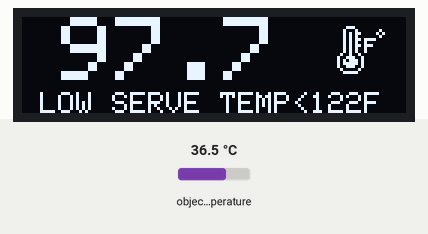
A sketch run on a simulated Arduino Uno, built with avr-gcc and run on an emulated ATmega328P. Shown: 128×32 one-colour display. The test bench sets the inputs (shaded band); at power-on: object temperature 36.5 °C.

Above: at 1.3 s.
1.4 s: object temperature set to 20 °C
At 2.7 s:
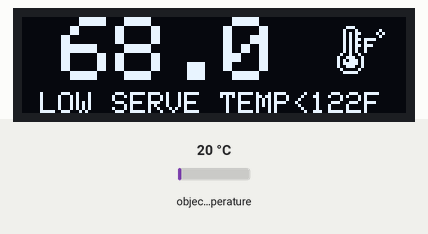
3.1 s: object temperature set to 26 °C
At 4.3 s:
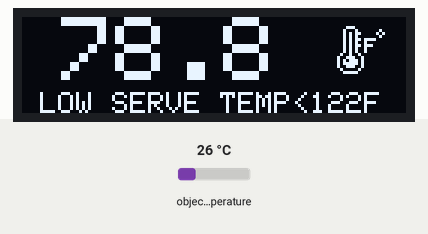
4.6 s: object temperature set to 32 °C
At 5.3 s:
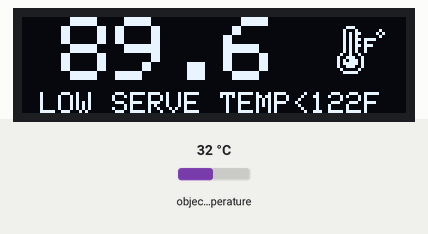
Timing chart, 0 to 7.6 s (numbered marks = the images above; inputs shaded):
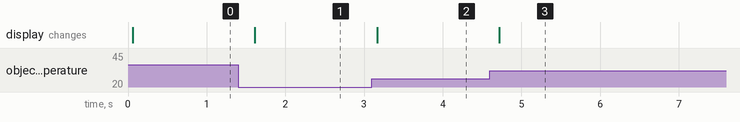

The sketch:

Infrared_Temp_Ring_F_Food.ino
```cpp
#include <Wire.h>
#include <Adafruit_MLX90614.h>
#include <Adafruit_GFX.h>
#include <Adafruit_SSD1306.h>
#define SCREEN_WIDTH 128 // OLED display width, in pixels
#define SCREEN_HEIGHT 32 // OLED display height, in pixels
#define OLED_RESET -1 // Reset pin # (or -1 if sharing Arduino reset pin)
Adafruit_SSD1306 display(SCREEN_WIDTH, SCREEN_HEIGHT, &Wire, OLED_RESET); //Declaring the display name (display)
Adafruit_MLX90614 mlx = Adafruit_MLX90614();
static const unsigned char PROGMEM image_weather_temperature_f_bits[] = {0x1c,0x00,0x22,0x02,0x2b,0x05,0x2a,0x02,0x2b,0x78,0x2a,0x40,0x2b,0x70,0x2a,0x40,0x2a,0x40,0x49,0x00,0x9c,0x80,0xae,0x80,0xbe,0x80,0x9c,0x80,0x41,0x00,0x3e,0x00};
void setup() {
mlx.begin();
display.begin(SSD1306_SWITCHCAPVCC, 0x3C); //Start the OLED display
display.clearDisplay();
display.display();
}
void loop() {
  float foodTTemperature = mlx.readObjectTempF();
  display.clearDisplay();
  if (foodTTemperature < 122) // Put the minimum temp
{    display.setTextSize(1);
    display.setTextColor(SSD1306_WHITE);
    display.setCursor(6, 25);
    display.print("LOW SERVE TEMP<122F");
  } else if (foodTTemperature >= 122 && foodTTemperature <= 140) //Put the Good and to hot temp
{
    display.setTextSize(1);
    display.setTextColor(SSD1306_WHITE);
    display.setCursor(6, 25);
    display.print("GOOD SERVE TEMP>122F");
  } else
{
    display.setTextSize(1);
    display.setTextColor(SSD1306_WHITE);
    display.setCursor(6, 25);
    display.print("HIGH SERVE TEMP>140F");
  }
  display.drawBitmap(105, 3, image_weather_temperature_f_bits, 16, 16, 1);
  display.setTextSize(3);
  display.setTextColor(SSD1306_WHITE);
  display.setCursor(13, 0);
  display.print(foodTTemperature,1);
  display.display();
  delay(500);  // Update every second
}
```

Measured:
- after the input at 1.4 s, the display: changes after 0.21 s (image 1)
- after the input at 3.1 s, the display: changes after 0.07 s (image 2)
- after the input at 4.6 s, the display: changes after 0.12 s (image 3)
